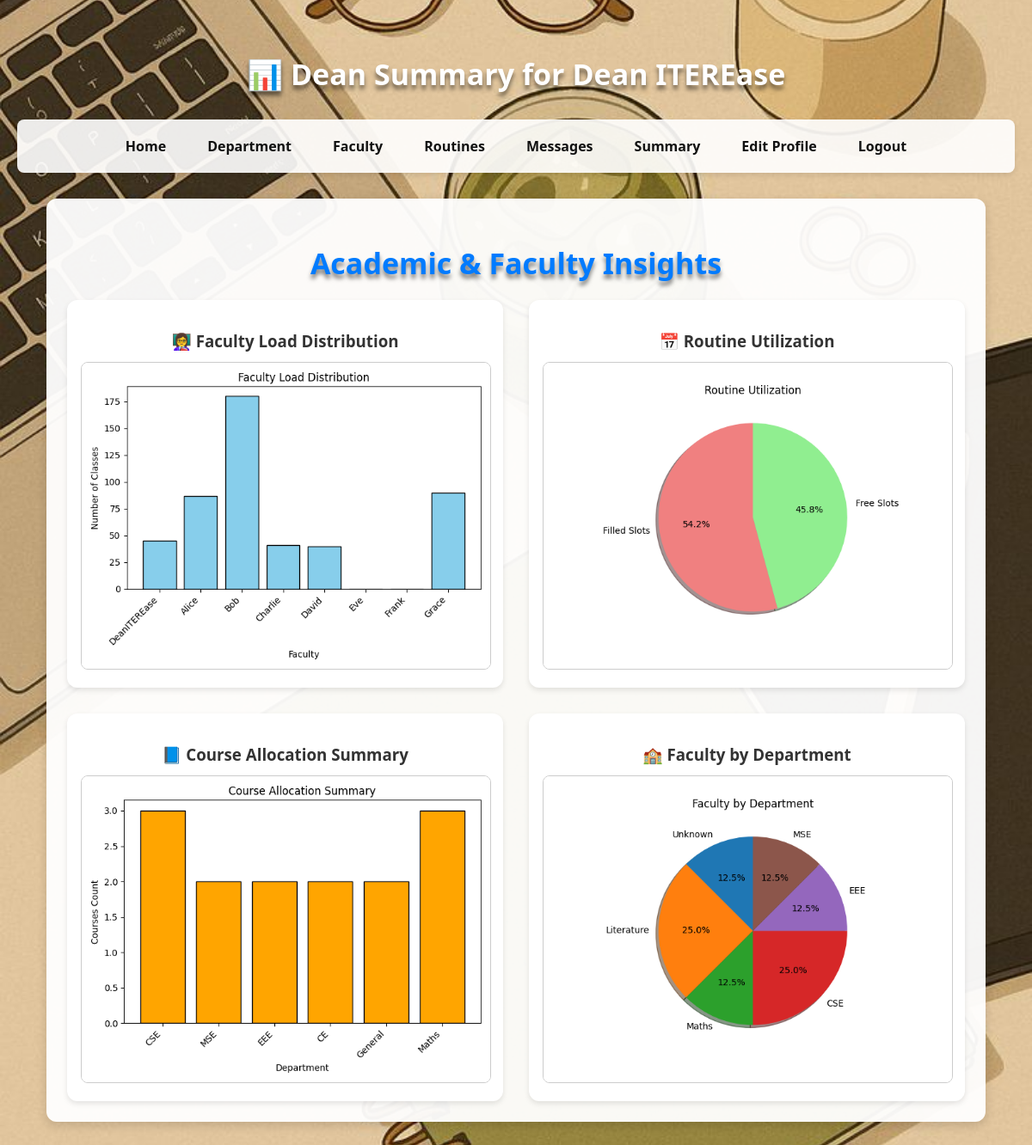
Page /deansummary/1 on the earlier database version.
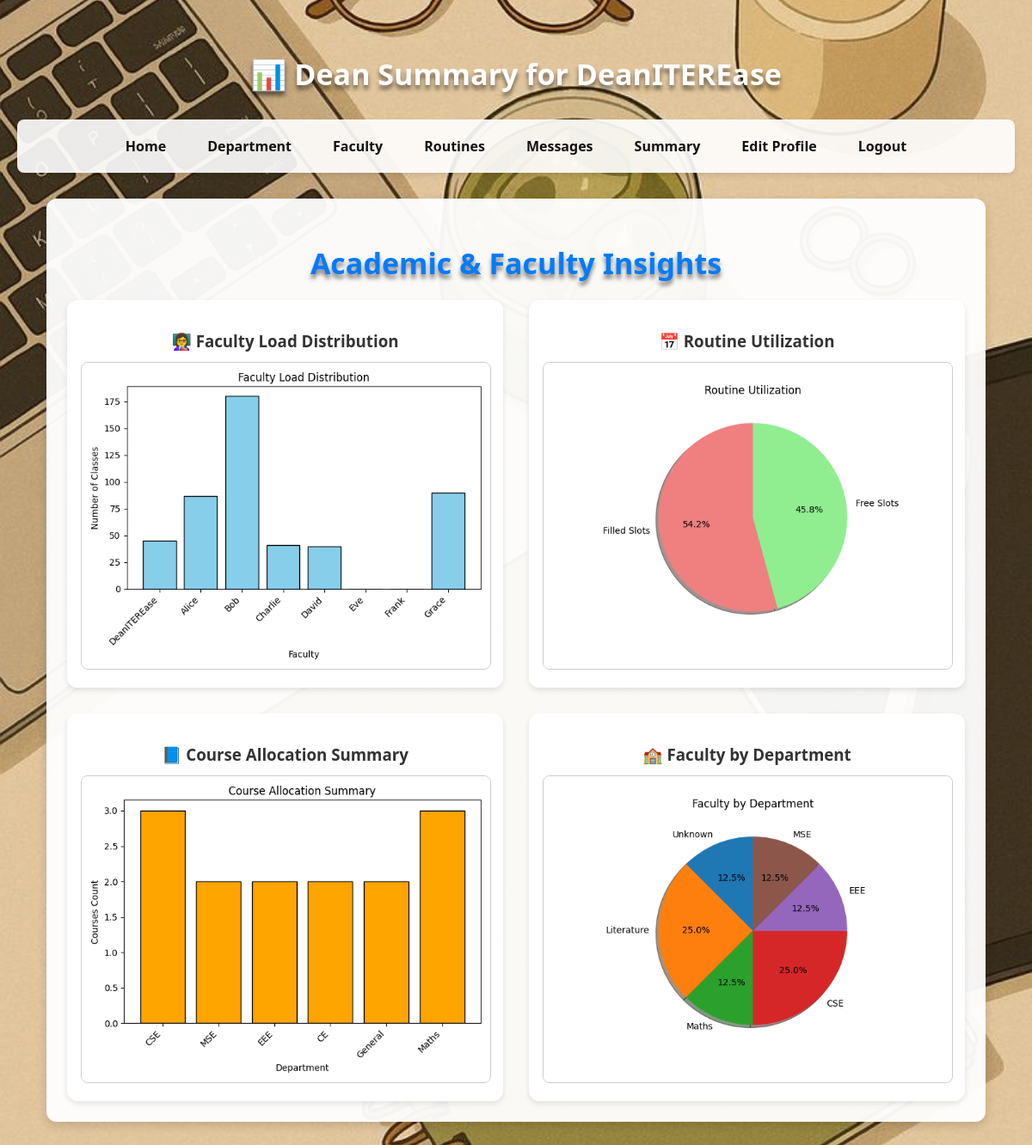
Same page on the later database version.
### app.py (models this page shows)
class Teacher(db.Model):
    __tablename__ = 'teacher'
    id = db.Column(db.Integer, primary_key=True, autoincrement=True)
    name = db.Column(db.String(100), nullable=False)
    email = db.Column(db.String(100), unique=True, nullable=False)
    password = db.Column(db.String(255), nullable=False)
    phone = db.Column(db.String(15), unique=True, nullable=False)
    address = db.Column(db.String(255))
    department_id = db.Column(db.Integer, db.ForeignKey('department.id'))
    classroom_id = db.Column(db.Integer, db.ForeignKey('classroom.id'))
    is_dean = db.Column(db.Boolean, default=False)
    workload = db.Column(db.Integer, default=0, nullable=False)
    subjects = db.relationship('Subject', backref='teacher')
    routine_slots = db.relationship('RoutineSlot', back_populates='teacher')

### app.py (the view)
@app.route('/deansummary/<int:dean_id>', methods=['GET'])
def deansummary(dean_id):
    dean = Teacher.query.filter_by(id=dean_id, is_dean=True).first()
    if not dean:
        flash("⚠️ Access Denied: Only deans can access this page.")
        return redirect('/')
    teachers = Teacher.query.all()
    faculty_names = [t.name for t in teachers]
    class_counts = [len(t.routine_slots) for t in teachers]  # using Teacher.routine_slots relationship
    fig1, ax1 = plt.subplots()
    ax1.bar(faculty_names, class_counts, color="skyblue", edgecolor="black")
    ax1.set_title("Faculty Load Distribution")
    ax1.set_xlabel("Faculty")
    ax1.set_ylabel("Number of Classes")
    plt.xticks(rotation=45, ha="right")
    plot_path_1 = "static/faculty_load.png"
    fig1.tight_layout()
    fig1.savefig(plot_path_1)
    plt.close(fig1)
    total_slots = RoutineSlot.query.count()
    filled_slots = RoutineSlot.query.filter(RoutineSlot.teacher_id.isnot(None)).count()
    free_slots = total_slots - filled_slots
    labels2 = ["Filled Slots", "Free Slots"]
    sizes2 = [filled_slots, free_slots]
    colors2 = ["lightcoral", "lightgreen"]
    fig2, ax2 = plt.subplots()
    ax2.pie(sizes2, labels=labels2, autopct='%1.1f%%', startangle=90, colors=colors2, shadow=True)
    ax2.set_title("Routine Utilization")
    plot_path_2 = "static/routine_utilization.png"
    fig2.savefig(plot_path_2)
    plt.close(fig2)
    courses = Subject.query.all()
    dept_course_count = {}
    for c in courses:
        dept_name = c.department.name if c.department else "Unknown"
        dept_course_count[dept_name] = dept_course_count.get(dept_name, 0) + 1
    fig3, ax3 = plt.subplots()
    ax3.bar(dept_course_count.keys(), dept_course_count.values(), color="orange", edgecolor="black")
    ax3.set_title("Course Allocation Summary")
    ax3.set_xlabel("Department")
    ax3.set_ylabel("Courses Count")
    plt.xticks(rotation=45, ha="right")
    plot_path_3 = "static/course_allocation.png"
    fig3.tight_layout()
    fig3.savefig(plot_path_3)
    plt.close(fig3)
    dept_faculty_count = {}
    for t in teachers:
        dept = t.department.name if t.department else "Unknown"
        dept_faculty_count[dept] = dept_faculty_count.get(dept, 0) + 1
    fig4, ax4 = plt.subplots()
    ax4.pie(dept_faculty_count.values(), labels=dept_faculty_count.keys(), autopct='%1.1f%%', startangle=90, shadow=True)
    ax4.set_title("Faculty by Department")
    plot_path_4 = "static/faculty_by_dept.png"
    fig4.savefig(plot_path_4)
    plt.close(fig4)
    return render_template(
        "dean_summary.html",
        dean=dean,
        plot_path_1=plot_path_1,
        plot_path_2=plot_path_2,
        plot_path_3=plot_path_3,
        plot_path_4=plot_path_4
    )

### templates/dean_summary.html (shortened to what this page needs)
<!DOCTYPE html>
<html lang="en">
<head>
</head>
<body>
    <h1>📊 Dean Summary for {{ dean.name }}</h1>
    <nav>
        <a href="/deandashboard/{{dean.id}}">Home</a>
        <a href="/departmentdetails/{{dean.id}}">Department</a>
        <a href="/showfaculty/{{dean.id}}">Faculty</a>
        <a href="/routine/{{dean.id}}">Routines</a>
        <a href="/message/{{dean.id}}">Messages</a>
        <a href="/deansummary/{{ dean.id }}">Summary</a>
        <a href="/teditprofile/{{dean.id}}">Edit Profile</a>
        <a href="/logout">Logout</a>
    </nav>
    <div class="card">
        <h2>Academic & Faculty Insights</h2>
        <div class="charts-container">
            <div class="chart-box">
                <h3>👩‍🏫 Faculty Load Distribution</h3>
                <img src="{{ url_for('static', filename='faculty_load.png') }}" alt="Faculty Load Distribution">
            </div>
            <div class="chart-box">
                <h3>📅 Routine Utilization</h3>
                <img src="{{ url_for('static', filename='routine_utilization.png') }}" alt="Routine Utilization">
            </div>
            <div class="chart-box">
                <h3>📘 Course Allocation Summary</h3>
                <img src="{{ url_for('static', filename='course_allocation.png') }}" alt="Course Allocation">
            </div>
            <div class="chart-box">
                <h3>🏫 Faculty by Department</h3>
                <img src="{{ url_for('static', filename='faculty_by_dept.png') }}" alt="Faculty by Department">
            </div>
        </div>
    </div>
</body>
</html>

### templates/dean_summary.html (style rules this page uses)
body { font-family: 'Segoe UI', Tahoma, Geneva, Verdana, sans-serif; background: url("/static/pic.jpeg") no-repeat center center/cover; margin: 0; padding: 40px 20px; }
h1, h2 { color: #fff; font-size: 34px; margin-bottom: 30px; text-shadow: 0 5px 5px rgba(0,0,0,0.5); text-align: center; }
nav { display: flex; justify-content: center; gap: 20px; margin-bottom: 30px; padding: 12px; background: rgba(255, 255, 255, 0.9); border-radius: 8px; box-shadow: 0 3px 6px rgba(0,0,0,0.1); }
nav a { color: rgb(17, 17, 17); text-decoration: none; font-weight: bold; padding: 8px 14px; border-radius: 6px; transition: background 0.2s; }
.card { background: rgba(255, 255, 255, 0.95); border-radius: 12px; padding: 24px; margin: 20px auto; width: 90%; max-width: 1200px; box-shadow: 0 4px 12px rgba(0,0,0,0.15); text-align: center; }
.card h2 { margin-bottom: 20px; color: #007BFF; }
.charts-container { display: grid; grid-template-columns: repeat(auto-fit, minmax(420px, 1fr)); gap: 30px; margin-top: 20px; }
.chart-box { background: #fff; border-radius: 12px; padding: 16px; box-shadow: 0 3px 6px rgba(0,0,0,0.1); }
.chart-box h3 { color: #333; margin-bottom: 12px; }
.chart-box img { width: 100%; border-radius: 8px; border: 1px solid #ccc; }

Differences in the rows shown:
changed Teacher: name "Dean ITEREase" → "DeanITEREase"
